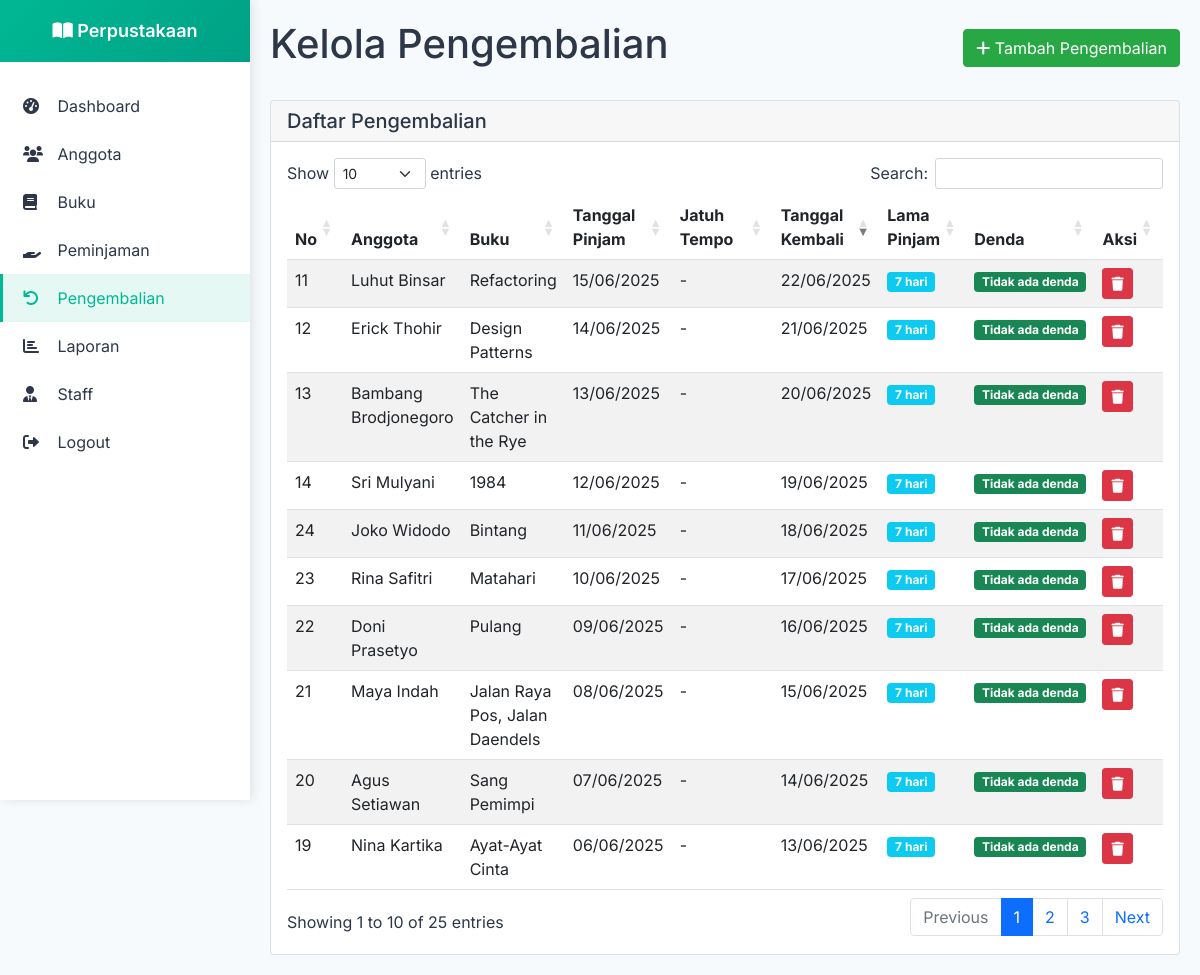
The page /admin/pengembalian.php (signed in) on the database its author committed.
### tables this page shows
CREATE TABLE `pengembalian` (
  `id_kembali` int(11) NOT NULL,
  `id_pinjam` int(11) NOT NULL,
  `tgl_kembali` date NOT NULL,
  `created_at` timestamp NULL DEFAULT current_timestamp()
);

CREATE TABLE `anggota` (
  `id_anggota` int(11) NOT NULL,
  `id_user` int(11) DEFAULT NULL,
  `nama` varchar(100) NOT NULL,
  `alamat` text NOT NULL,
  `no_hp` varchar(15) NOT NULL,
  `nim` varchar(30) DEFAULT NULL,
  `password` varchar(255) DEFAULT NULL,
  `kelas` varchar(50) DEFAULT NULL,
  `program_studi` varchar(100) DEFAULT NULL,
  `created_at` timestamp NULL DEFAULT current_timestamp()
);

CREATE TABLE `buku` (
  `id_buku` int(11) NOT NULL,
  `judul` varchar(200) NOT NULL,
  `penulis` varchar(100) NOT NULL,
  `tahun` int(11) NOT NULL,
  `stok` int(11) NOT NULL DEFAULT 0,
  `program_studi` varchar(100) DEFAULT NULL,
  `jenis_buku` varchar(100) DEFAULT NULL,
  `rak` varchar(50) DEFAULT NULL,
  `created_at` timestamp NULL DEFAULT current_timestamp()
);

CREATE TABLE `peminjaman` (
  `id_pinjam` int(11) NOT NULL,
  `id_anggota` int(11) NOT NULL,
  `id_buku` int(11) NOT NULL,
  `tgl_pinjam` date NOT NULL,
  `tgl_jatuh_tempo` date DEFAULT NULL,
  `durasi_pinjam` int(11) DEFAULT 7 COMMENT 'Durasi dalam hari',
  `perpanjangan` int(11) DEFAULT 0 COMMENT 'Jumlah perpanjangan',
  `tgl_perpanjangan` date DEFAULT NULL,
  `status` enum('dipinjam','dikembalikan') DEFAULT 'dipinjam',
  `created_at` timestamp NULL DEFAULT current_timestamp()
);

### admin/pengembalian.php (the view, shortened to what this page needs)
<?php
include '../koneksi.php';
$query_pengembalian = "SELECT pg.*, p.tgl_pinjam, p.tgl_jatuh_tempo, a.nama as nama_anggota, b.judul as judul_buku,
                       d.jumlah_denda, d.status as status_denda, d.keterangan as keterangan_denda
                       FROM pengembalian pg
                       JOIN peminjaman p ON pg.id_pinjam = p.id_pinjam
                       JOIN anggota a ON p.id_anggota = a.id_anggota
                       JOIN buku b ON p.id_buku = b.id_buku
                       LEFT JOIN denda d ON d.id_pinjam = p.id_pinjam
                       ORDER BY pg.created_at DESC";
$result_pengembalian = mysqli_query($koneksi, $query_pengembalian);
?>
<!DOCTYPE html>
<html lang="id">
<head>
    <link href="https://cdnjs.cloudflare.com/ajax/libs/font-awesome/6.0.0/css/all.min.css" rel="stylesheet">
    <link href="https://cdn.datatables.net/1.11.5/css/dataTables.bootstrap5.min.css" rel="stylesheet">
    <link href="https://cdn.jsdelivr.net/npm/bootstrap@5.1.3/dist/css/bootstrap.min.css" rel="stylesheet">
</head>
<body>
    <div class="sidebar">
        <div class="sidebar-header">
            <h3><i class="fas fa-book-open"></i> Perpustakaan</h3>
        </div>
        <div class="sidebar-menu">
            <a href="index.php" class="menu-item">
                <i class="fas fa-tachometer-alt"></i> Dashboard
            </a>
            <a href="anggota.php" class="menu-item">
                <i class="fas fa-users"></i> Anggota
            </a>
            <a href="buku.php" class="menu-item">
                <i class="fas fa-book"></i> Buku
            </a>
            <a href="peminjaman.php" class="menu-item">
                <i class="fas fa-hand-holding"></i> Peminjaman
            </a>
            <a href="pengembalian.php" class="menu-item active">
                <i class="fas fa-undo"></i> Pengembalian
            </a>
            <a href="laporan.php" class="menu-item">
                <i class="fas fa-chart-bar"></i> Laporan
            </a>
            <a href="staff.php" class="menu-item">
                <i class="fas fa-user-tie"></i> Staff
            </a>
            <a href="../logout.php" class="menu-item">
                <i class="fas fa-sign-out-alt"></i> Logout
            </a>
        </div>
    </div>
    <div class="main-content">
        <div class="d-flex justify-content-between align-items-center mb-4">
            <h1>Kelola Pengembalian</h1>
            <button class="btn btn-success" data-bs-toggle="modal" data-bs-target="#addModal">
                <i class="fas fa-plus"></i> Tambah Pengembalian
            </button>
        </div>
        <div class="card">
            <div class="card-header">
                <h5 class="mb-0">Daftar Pengembalian</h5>
            </div>
            <div class="card-body">
                <div class="table-responsive">
                    <table id="pengembalianTable" class="table table-striped table-hover">
                        <thead>
                        <tr>
                            <th>No</th>
                            <th>Anggota</th>
                            <th>Buku</th>
                            <th>Tanggal Pinjam</th>
                            <th>Jatuh Tempo</th>
                            <th>Tanggal Kembali</th>
                            <th>Lama Pinjam</th>
                            <th>Denda</th>
                            <th>Aksi</th>
                        </tr>
                    </thead>
                    <tbody>
                        <?php
                        $no = 1;
                        while ($row = mysqli_fetch_assoc($result_pengembalian)):
                            $tgl_pinjam = new DateTime($row['tgl_pinjam']);
                            $tgl_kembali = new DateTime($row['tgl_kembali']);
                            $selisih = $tgl_pinjam->diff($tgl_kembali);
                            $lama_pinjam = $selisih->days . ' hari';
                        ?>
                        <tr>
                            <td><?php echo $no++; ?></td>
                            <td><?php echo $row['nama_anggota']; ?></td>
                            <td><?php echo $row['judul_buku']; ?></td>
                            <td><?php echo date('d/m/Y', strtotime($row['tgl_pinjam'])); ?></td>
                            <td><?php echo $row['tgl_jatuh_tempo'] ? date('d/m/Y', strtotime($row['tgl_jatuh_tempo'])) : '-'; ?></td>
                            <td><?php echo date('d/m/Y', strtotime($row['tgl_kembali'])); ?></td>
                            <td>
                                <span class="badge bg-info"><?php echo $lama_pinjam; ?></span>
                            </td>
                            <td>
                                <?php if ($row['jumlah_denda'] && $row['jumlah_denda'] > 0): ?>
                                    <span class="badge bg-danger">
                                        Rp. <?php echo number_format($row['jumlah_denda'], 0, ',', '.'); ?>
                                    </span>
                                    <?php if ($row['status_denda'] == 'belum_lunas'): ?>
                                        <br><small class="text-danger"><?php echo $row['keterangan_denda']; ?></small>
                                    <?php else: ?>
                                        <br><small class="text-success">Lunas</small>
                                    <?php endif; ?>
                                <?php else: ?>
                                    <span class="badge bg-success">Tidak ada denda</span>
                                <?php endif; ?>
                            </td>
                            <td>
                                <button class="btn btn-danger btn-sm" onclick="deletePengembalian(<?php echo $row['id_kembali']; ?>, '<?php echo $row['judul_buku']; ?>')">
                                    <i class="fas fa-trash"></i>
                                </button>
                            </td>
                        </tr>
                        <?php endwhile; ?>
                    </tbody>
                </table>
                </div>
            </div>
        </div>
    </div>
</body>
</html>

### admin/pengembalian.php (style rules this page uses)
:root { --primary-color: #00b894; --secondary-color: #00a085; --accent-color: #667eea; --text-color: #2d3748; --light-bg: #f7fafc; --border-color: #e2e8f0; }
body { font-family: 'Inter', sans-serif; background: var(--light-bg); color: var(--text-color); }
.sidebar { position: fixed; left: 0; top: 0; height: 100vh; width: 250px; background: white; box-shadow: 2px 0 10px rgba(0,0,0,0.1); }
.sidebar-header { padding: 20px; background: linear-gradient(135deg, var(--primary-color), var(--secondary-color)); color: white; text-align: center; }
.sidebar-header h3 { font-size: 18px; font-weight: 600; margin: 0; }
.sidebar-menu { padding: 20px 0; }
.menu-item { display: block; padding: 12px 20px; color: var(--text-color); text-decoration: none; transition: all 0.3s ease; border-left: 3px solid transparent; }
.menu-item:hover, .menu-item.active { background: rgba(0, 184, 148, 0.1); color: var(--primary-color); border-left-color: var(--primary-color); }
.menu-item i { margin-right: 10px; width: 20px; }
.main-content { margin-left: 250px; padding: 20px; min-height: 100vh; }
.btn-success { background: #28a745; border-color: #28a745; }

### rows shown on the page
pengembalian: anggota.nama "Luhut Binsar", buku.judul "Refactoring", id_pinjam.tgl_pinjam "15/06/2025", tgl_kembali "22/06/2025", lama_pinjam "7 hari"
pengembalian: anggota.nama "Erick Thohir", buku.judul "Design Patterns", id_pinjam.tgl_pinjam "14/06/2025", tgl_kembali "21/06/2025", lama_pinjam "7 hari"
pengembalian: anggota.nama "Bambang Brodjonegoro", buku.judul "The Catcher in the Rye", id_pinjam.tgl_pinjam "13/06/2025", tgl_kembali "20/06/2025", lama_pinjam "7 hari"
pengembalian: anggota.nama "Sri Mulyani", buku.judul "1984", id_pinjam.tgl_pinjam "12/06/2025", tgl_kembali "19/06/2025", lama_pinjam "7 hari"
pengembalian: anggota.nama "Nina Kartika", buku.judul "Ayat-Ayat Cinta", id_pinjam.tgl_pinjam "06/06/2025", tgl_kembali "13/06/2025", lama_pinjam "7 hari"
pengembalian: anggota.nama "Agus Setiawan", buku.judul "Sang Pemimpi", id_pinjam.tgl_pinjam "07/06/2025", tgl_kembali "14/06/2025", lama_pinjam "7 hari"
pengembalian: anggota.nama "Maya Indah", buku.judul "Jalan Raya Pos, Jalan Daendels", id_pinjam.tgl_pinjam "08/06/2025", tgl_kembali "15/06/2025", lama_pinjam "7 hari"
pengembalian: anggota.nama "Doni Prasetyo", buku.judul "Pulang", id_pinjam.tgl_pinjam "09/06/2025", tgl_kembali "16/06/2025", lama_pinjam "7 hari"
pengembalian: anggota.nama "Rina Safitri", buku.judul "Matahari", id_pinjam.tgl_pinjam "10/06/2025", tgl_kembali "17/06/2025", lama_pinjam "7 hari"
pengembalian: anggota.nama "Joko Widodo", buku.judul "Bintang", id_pinjam.tgl_pinjam "11/06/2025", tgl_kembali "18/06/2025", lama_pinjam "7 hari"
